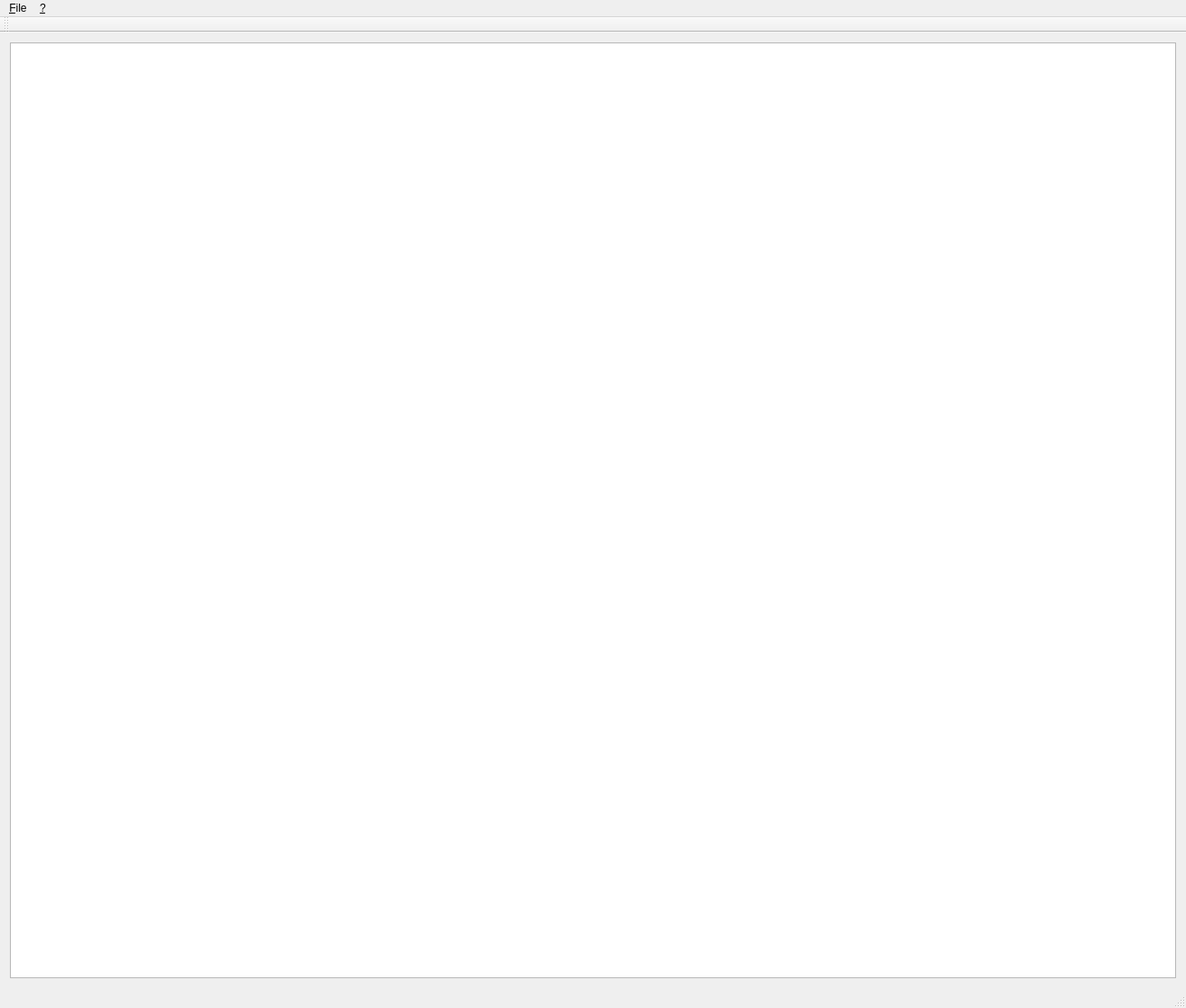
<?xml version="1.0" encoding="UTF-8"?>
<ui version="4.0">
 <class>MainWindow</class>
 <widget class="QMainWindow" name="MainWindow">
  <property name="geometry">
   <rect>
    <x>0</x>
    <y>0</y>
    <width>1313</width>
    <height>1116</height>
   </rect>
  </property>
  <widget class="QWidget" name="centralWidget">
   <layout class="QVBoxLayout" name="verticalLayout">
    <item>
     <widget class="QListView" name="gpxView"/>
    </item>
   </layout>
  </widget>
  <widget class="QMenuBar" name="menuBar">
   <property name="geometry">
    <rect>
     <x>0</x>
     <y>0</y>
     <width>1313</width>
     <height>42</height>
    </rect>
   </property>
   <widget class="QMenu" name="fileMenu">
    <property name="title">
     <string>&amp;File</string>
    </property>
    <addaction name="quitAction"/>
   </widget>
   <widget class="QMenu" name="questionMarkMenu">
    <property name="title">
     <string>&amp;?</string>
    </property>
    <addaction name="aboutAction"/>
    <addaction name="aboutQtAction"/>
   </widget>
   <addaction name="fileMenu"/>
   <addaction name="questionMarkMenu"/>
  </widget>
  <widget class="QToolBar" name="mainToolBar">
   <attribute name="toolBarArea">
    <enum>TopToolBarArea</enum>
   </attribute>
   <attribute name="toolBarBreak">
    <bool>false</bool>
   </attribute>
  </widget>
  <widget class="QStatusBar" name="statusBar"/>
  <action name="quitAction">
   <property name="text">
    <string>&amp;Quit</string>
   </property>
   <property name="shortcut">
    <string>Ctrl+Q</string>
   </property>
  </action>
  <action name="aboutAction">
   <property name="text">
    <string>&amp;About</string>
   </property>
  </action>
  <action name="aboutQtAction">
   <property name="text">
    <string>About &amp;Qt</string>
   </property>
  </action>
 </widget>
 <layoutdefault spacing="6" margin="11"/>
 <resources/>
 <connections/>
</ui>
